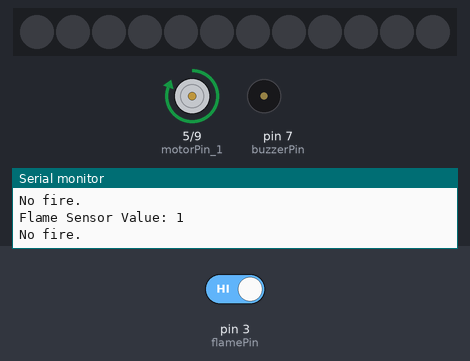
Bench run of a sketch on a simulated Arduino Uno, built with avr-gcc and run on an emulated ATmega328P. On the bench: 12 RGB LEDs in strip order, left to right, motor-driver pin pairs drawn as motors (green arrow = first pin HIGH = forward, orange = second pin HIGH = backward, longer = more drive), buzzer (waves = sounding, pin HIGH), the last lines printed to the serial monitor. Inputs (shaded band) come from the test bench; at power-on: pin 3 (flamePin) HIGH. Dim RGB values are drawn brighter than linear.

Above: at 2.8 s.
2.9 s: pin 3 (flamePin) driven LOW
At 3.6 s:
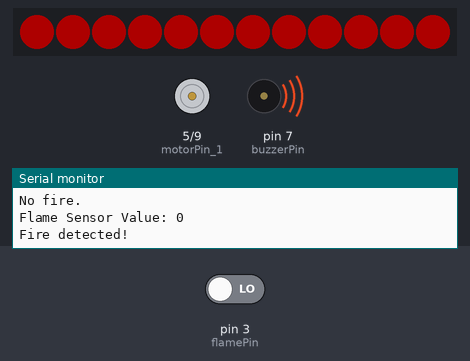
4.5 s: pin 3 (flamePin) driven HIGH
At 6.4 s:
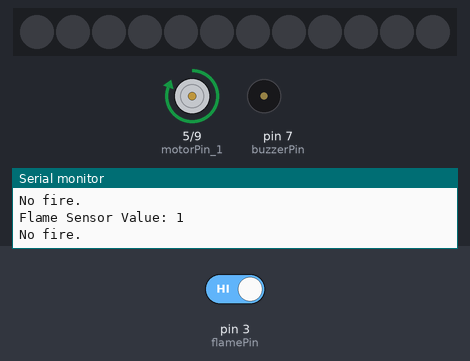
Timing chart, 0 to 7.9 s (numbered marks = the images above; inputs shaded):
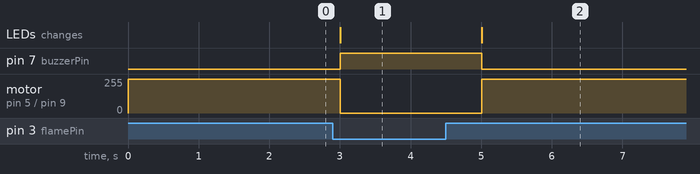

The sketch:

fan_off_safety_action.ino
```cpp
#include <Adafruit_NeoPixel.h>

int LED_PIN = 6;    // Connect to D (DIN)
int LED_COUNT = 12; // 12 LEDs on ring

// NEO_GRB   → color order used by WS2812 LEDs (Green, Red, Blue)
// NEO_KHZ800 → communication speed (800 kHz signal required by WS2812)
Adafruit_NeoPixel strip(LED_COUNT, LED_PIN, NEO_GRB + NEO_KHZ800); // Create a NeoPixel LED strip object

int flamePin = 3;
bool flameValue;
int buzzerPin = 7;

int motorPin_1 = 5; // DRV8833 IN1
int motorPin_2 = 9; // DRV8833 IN2

void setup()
{
    // put your setup code here, to run once:
    Serial.begin(9600);
    pinMode(flamePin, INPUT);
    pinMode(buzzerPin, OUTPUT);
    strip.begin();
    strip.setBrightness(50); // Low brightness
    strip.show();            // send data to LED ring
    pinMode(motorPin_1, OUTPUT);
    pinMode(motorPin_2, OUTPUT);
}

void loop()
{
    // put your main code here, to run repeatedly:
    flameValue = digitalRead(flamePin);
    Serial.print("Flame Sensor Value: ");
    Serial.println(flameValue);
    if (flameValue == LOW)
    {
        Serial.println("Fire detected!");
        digitalWrite(buzzerPin, HIGH);
        setColor(255, 0, 0); // Red color for fire

        analogWrite(motorPin_1, 0);
        analogWrite(motorPin_2, 0); // Turn off the fan
    }
    else
    {
        Serial.println("No fire.");
        digitalWrite(buzzerPin, LOW);
        setColor(0, 0, 0); // Turn off LEDs

        analogWrite(motorPin_1, 255);
        analogWrite(motorPin_2, 0); // Turn on the fan at full speed
    }

    delay(1000);
}

void setColor(int r, int g, int b)
{
    for (int i = 0; i < LED_COUNT; i++)
    {
        strip.setPixelColor(i, strip.Color(r, g, b));
    }
    strip.show();
}
```

Measured:
- after the input at 2.9 s, pin 7 (buzzerPin): LOW → HIGH after 0.11 s; motor on pin 5 (motorPin_1) / pin 9 (motorPin_2): forward 255/255 → stopped after 0.11 s; the LEDs: change after 0.11 s (image 1)
- after the input at 4.5 s, pin 7 (buzzerPin): HIGH → LOW after 0.51 s; motor on pin 5 (motorPin_1) / pin 9 (motorPin_2): stopped → forward 255/255 after 0.51 s; the LEDs: change after 0.51 s (image 2)
